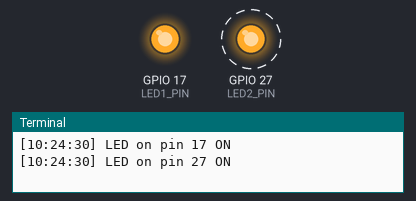
This program was run on a simulated Raspberry Pi (BCM pin numbers). Parts: output pins drawn as LEDs (lit = HIGH), the last lines printed to the terminal. Dashed ring = blinking. The clock reads 2024-03-15 10:24:30 at power-on unless the program sets it.

Above: at 0.2 s.
At 5.2 s:
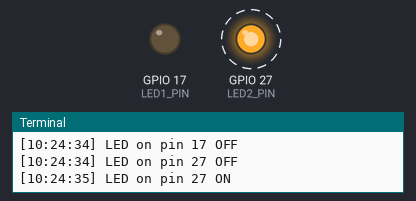
Timing chart, 0 to 6.9 s (numbered marks = the images above):
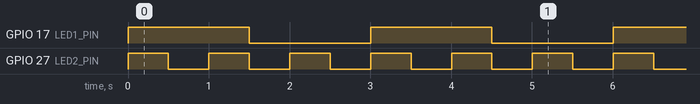

The program:

opdracht8b-pi.py
```python
import RPi.GPIO as GPIO
import time

LED1_PIN = 17  # 3 sec cyclus
LED2_PIN = 27  # 1 sec cyclus

GPIO.setmode(GPIO.BCM)
GPIO.setup(LED1_PIN, GPIO.OUT)
GPIO.setup(LED2_PIN, GPIO.OUT)

def toggle_led(state, pin):
    GPIO.output(pin, state)
    status = "ON" if state else "OFF"
    print(f"[{time.strftime('%H:%M:%S')}] LED on pin {pin} {status}")

try:
    led1_on = False
    led2_on = False
    counter = 0

    while True:
        # Elke 0.5 seconden doen we iets
        if counter % 3 == 0:  # om de 1.5s → toggle LED1
            led1_on = not led1_on
            toggle_led(led1_on, LED1_PIN)

        # altijd toggle LED2 (elke 0.5s)
        led2_on = not led2_on
        toggle_led(led2_on, LED2_PIN)

        counter += 1
        time.sleep(0.5)

except KeyboardInterrupt:
    GPIO.cleanup()
    print("GPIO opgeruimd")
```

Measured:
- by itself, GPIO 17 (LED1_PIN): alternates HIGH for 1.5 s and LOW for 1.5 s
- by itself, GPIO 27 (LED2_PIN): alternates HIGH for 0.50 s and LOW for 0.50 s
- by itself, everything shown: repeats every 3.0 s, in 6 steps
